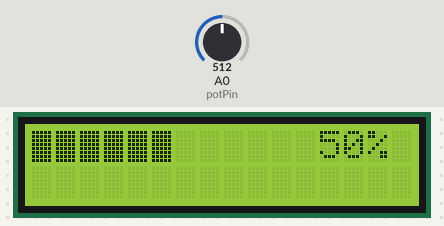
Bench run of a sketch on a simulated Arduino Uno, built with avr-gcc and run on an emulated ATmega328P. Shown: 16×2 character LCD. Inputs (shaded band) come from the test bench; at power-on: A0 (potPin) = 512.

Above: at 1.2 s.
1.3 s: A0 (potPin) set to 716
At 2.5 s:
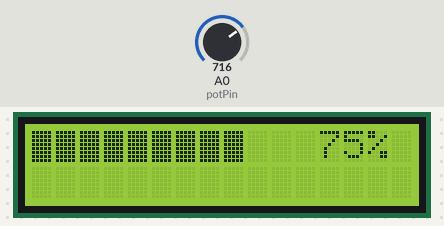
2.8 s: A0 (potPin) set to 900
At 3.9 s:
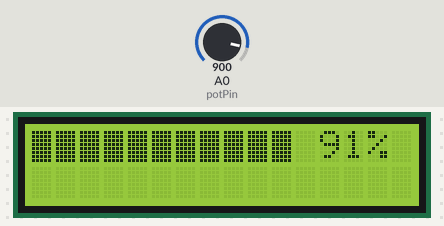
4.3 s: A0 (potPin) set to 1023
At 5.1 s:
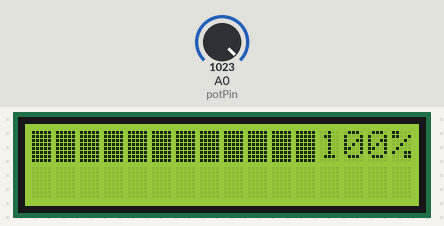
5.8 s: A0 (potPin) set to 306
At 6.9 s:
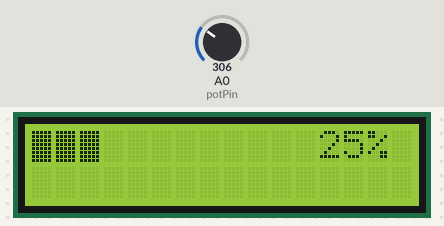
7.3 s: A0 (potPin) set to 122
At 7.8 s:
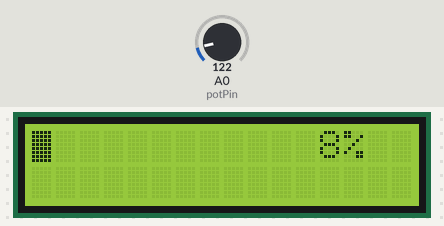
8.8 s: A0 (potPin) set to 0
At 10.1 s:
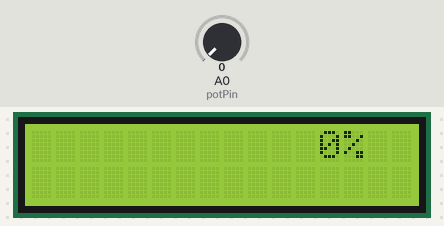
Timing chart, 0 to 11.3 s (numbered marks = the images above; inputs shaded):
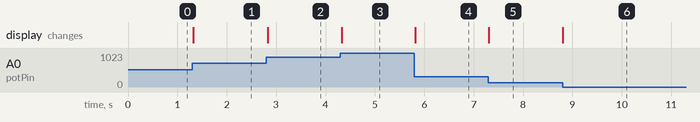

Measured:
- after the input at 1.3 s, the display: changes at once (image 1)
- after the input at 2.8 s, the display: changes at once (image 2)
- after the input at 4.3 s, the display: changes at once (image 3)
- after the input at 5.8 s, the display: changes at once (image 4)
- after the input at 7.3 s, the display: changes at once (image 5)
- after the input at 8.8 s, the display: changes at once (image 6)

The sketch:

testArduino.ino
```cpp
#include <LiquidCrystal_I2C.h>

LiquidCrystal_I2C myLcd(0x27, 16, 2);

const byte progressUnitImg[8] = {0x1f, 0x1f, 0x1f, 0x1f, 0x1f, 0x1f, 0x1f, 0x1f};
const byte potPin = A0;
byte progressVal;
byte progressValOld;

void setup()
{
    myLcd.init();
    myLcd.backlight();
    myLcd.createChar(0, (byte*)progressUnitImg);
    Serial.begin(9600);
}

void loop()
{
    // Serial.print(analogRead(potPin));
    progressValOld = progressVal;
    progressVal = map(analogRead(potPin), 0, 1024, 0, 13);
    if(progressVal != progressValOld)
    {
        myLcd.clear();
        for (int i = 0; i < progressVal; i++)
        {
            myLcd.setCursor(i, 0);
            myLcd.write(0);
        }
        myLcd.setCursor(12, 0);
        myLcd.print(String(progressVal * 100 / 12) + String("%"));
    }
}
```
